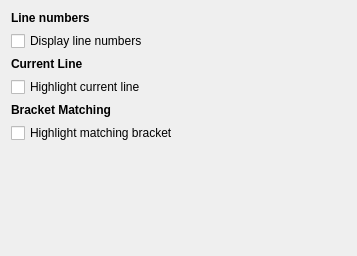
<?xml version="1.0" encoding="UTF-8"?>
<ui version="4.0">
 <class>PreferencesView</class>
 <widget class="QWidget" name="PreferencesView">
  <property name="geometry">
   <rect>
    <x>0</x>
    <y>0</y>
    <width>357</width>
    <height>256</height>
   </rect>
  </property>
  <property name="windowTitle">
   <string>Form</string>
  </property>
  <property name="styleSheet">
   <string notr="true"/>
  </property>
  <layout class="QVBoxLayout" name="verticalLayout">
   <property name="spacing">
    <number>6</number>
   </property>
   <item>
    <widget class="QLabel" name="labelLineNumbers">
     <property name="styleSheet">
      <string notr="true">QLabel {
font-weight: 600;
}</string>
     </property>
     <property name="text">
      <string>Line numbers</string>
     </property>
    </widget>
   </item>
   <item>
    <widget class="QCheckBox" name="checkBoxLineNumbers">
     <property name="text">
      <string>Display line numbers</string>
     </property>
    </widget>
   </item>
   <item>
    <widget class="QLabel" name="labelCurrentLine">
     <property name="styleSheet">
      <string notr="true">QLabel {
font-weight: 600;
}</string>
     </property>
     <property name="text">
      <string>Current Line</string>
     </property>
    </widget>
   </item>
   <item>
    <widget class="QCheckBox" name="checkBoxCurrentLine">
     <property name="text">
      <string>Highlight current line</string>
     </property>
    </widget>
   </item>
   <item>
    <widget class="QLabel" name="labelBracket">
     <property name="styleSheet">
      <string notr="true">QLabel {
font-weight: 600;
}</string>
     </property>
     <property name="text">
      <string>Bracket Matching</string>
     </property>
    </widget>
   </item>
   <item>
    <widget class="QCheckBox" name="checkBoxBracket">
     <property name="text">
      <string>Highlight matching bracket</string>
     </property>
    </widget>
   </item>
   <item>
    <spacer name="verticalSpacer">
     <property name="orientation">
      <enum>Qt::Vertical</enum>
     </property>
     <property name="sizeHint" stdset="0">
      <size>
       <width>20</width>
       <height>40</height>
      </size>
     </property>
    </spacer>
   </item>
  </layout>
 </widget>
 <resources/>
 <connections/>
</ui>
